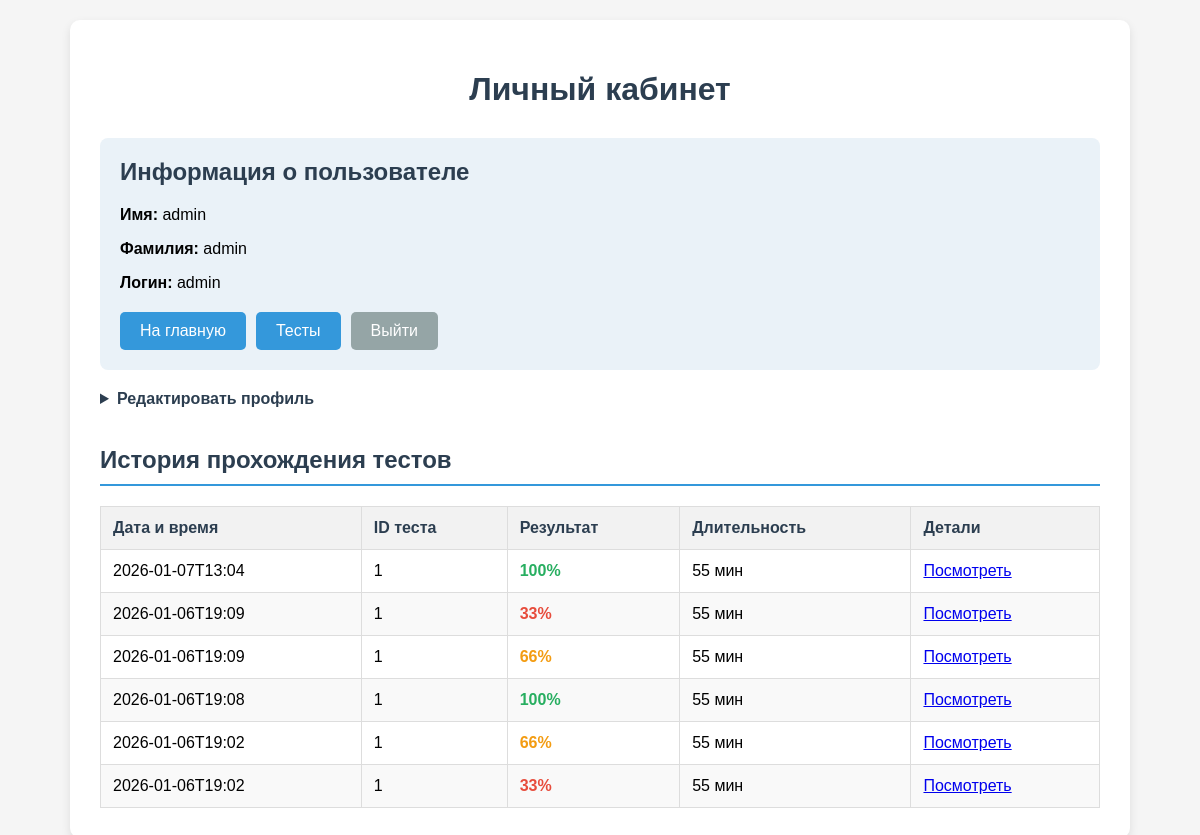
Screenshot of /profile (signed in) with the database file from the repository.
### tables this page shows
CREATE TABLE attempts (id INTEGER PRIMARY KEY AUTOINCREMENT, test_id INTEGER NOT NULL, user_id INTEGER NOT NULL, score INTEGER NOT NULL, answers TEXT NOT NULL, timestamp TEXT NOT NULL, time INTEGER);

CREATE TABLE tests (id INTEGER PRIMARY KEY AUTOINCREMENT, time INTEGER NOT NULL, attempts INTEGER NOT NULL, tasks_id TEXT NOT NULL, access_code TEXT, test_name TEXT);

### app.py (the view, shortened to what this page needs)
@app.route('/profile', methods=['GET', 'POST'])
def profile():
    if 'user_id' not in session or session['user_id'] == 0:
        flash('Войдите в систему', 'error')
        return redirect(url_for('login'))
    user_id = session['user_id']
    user = fetch_user(user_id)
    if not user:
        flash('Пользователь не найден', 'error')
        return redirect(url_for('login'))
    conn = sqlite3.connect(DB_PATH)
    cursor = conn.cursor()
    cursor.execute("SELECT attempts.id, attempts.test_id, attempts.score, attempts.timestamp, tests.time, tests.attempts FROM attempts JOIN tests ON attempts.test_id = tests.id WHERE attempts.user_id = ? ORDER BY attempts.timestamp DESC", (user_id,))
    attempts = cursor.fetchall()
    conn.close()
    user_info = session.get('user_info') or {'id': user['id'], 'username': user['username'], 'name': user['name'], 'surname': user['surname']}
    return render_template('profile.html', attempts=attempts, user=user_info)

### app.py (called while the page is built)
def fetch_user(user_id):
    try:
        conn = sqlite3.connect(DB_PATH)
        cur = conn.cursor()
        cur.execute("SELECT id, username, name, surname, password FROM users WHERE id = ?", (user_id,))
        row = cur.fetchone()
        conn.close()
        return {'id': row[0], 'username': row[1], 'name': row[2], 'surname': row[3], 'password': row[4]} if row else None
    except Exception:
        current_app.logger.exception("Ошибка получения пользователя")
        return None

### templates/profile.html (shortened to what this page needs)
<!DOCTYPE html>
<html lang="ru">
<head>
</head>
<body>
    <div class="container">
        <h1>Личный кабинет</h1>
        <div class="user-info">
            <h2>Информация о пользователе</h2>
            <p><strong>Имя:</strong> {{ user.name }}</p>
            <p><strong>Фамилия:</strong> {{ user.surname }}</p>
            <p><strong>Логин:</strong> {{ user.username }}</p>
            <div class="action-buttons">
                <a href="/" class="action-btn">На главную</a>
                <a href="/tests" class="action-btn">Тесты</a>
                <a href="{{ url_for('logout') }}" class="action-btn btn-secondary">Выйти</a>
            </div>
        </div>
        <details class="edit">
            <summary style="cursor:pointer; font-weight:bold; color:#2c3e50; margin-bottom:8px;">Редактировать профиль</summary>
        </details>
        <div class="history">
            <h2>История прохождения тестов</h2>
            {% if attempts %}
            <table>
                <thead>
                    <tr>
                        <th>Дата и время</th>
                        <th>ID теста</th>
                        <th>Результат</th>
                        <th>Длительность</th>
                        <th>Детали</th>
                    </tr>
                </thead>
                <tbody>
                    {% for attempt in attempts %}
                    <tr>
                        <td>{{ attempt[3][:16] }}</td>
                        <td>{{ attempt[1] }}</td>
                        <td class="result-cell
                            {% if attempt[2] >= 80 %}result-good
                            {% elif attempt[2] >= 50 %}result-medium
                            {% else %}result-bad
                            {% endif %}">
                            {{ attempt[2] }}%
                        </td>
                        <td>{{ attempt[4] }} мин</td>
                        <td>
                            <a href="{{ url_for('test_result', attempt_id=attempt[0]) }}">
                                Посмотреть
                            </a>
                        </td>
                    </tr>
                    {% endfor %}
                </tbody>
            </table>
            {% else %}
            <div class="no-history">
                Вы еще не прошли ни одного теста.
            </div>
            {% endif %}
        </div>
    </div>
</body>
</html>

### templates/profile.html (style rules this page uses)
body { font-family: Arial, sans-serif; background-color: #f5f5f5; margin: 0; padding: 20px; }
.container { max-width: 1000px; margin: 0 auto; background: white; padding: 30px; border-radius: 10px; box-shadow: 0 4px 10px rgba(0,0,0,0.1); }
h1 { color: #2c3e50; text-align: center; margin-bottom: 30px; }
.user-info { background-color: #eaf2f8; padding: 20px; border-radius: 8px; margin-bottom: 20px; }
.user-info h2 { margin-top: 0; color: #2c3e50; }
.history { margin-top: 30px; }
.history h2 { color: #2c3e50; border-bottom: 2px solid #3498db; padding-bottom: 10px; }
table { width: 100%; border-collapse: collapse; margin-top: 20px; }
th, td { border: 1px solid #ddd; padding: 12px; text-align: left; }
th { background-color: #f2f2f2; font-weight: bold; color: #2c3e50; }
tr:nth-child(even) { background-color: #f9f9f9; }
.result-cell { font-weight: bold; }
.result-good { color: #27ae60; }
.result-medium { color: #f39c12; }
.result-bad { color: #e74c3c; }
.action-buttons { display: flex; gap: 10px; margin-top: 20px; }
.action-btn { display: inline-block; padding: 10px 20px; background-color: #3498db; color: white; border: none; border-radius: 5px; text-decoration: none; cursor: pointer; text-align: center; }
.btn-secondary { background-color: #95a5a6; }
details.edit { margin-bottom: 18px; }

### rows the page displays
attempts: timestamp "2026-01-07T13:04", test "1", score "100", time "55"
attempts: timestamp "2026-01-06T19:09", test "1", score "33", time "55"
attempts: timestamp "2026-01-06T19:09", test "1", score "66", time "55"
attempts: timestamp "2026-01-06T19:08", test "1", score "100", time "55"
attempts: timestamp "2026-01-06T19:02", test "1", score "66", time "55"
attempts: timestamp "2026-01-06T19:02", test "1", score "33", time "55"

### other values shown
{{ user.name }} "admin"
{{ user.surname }} "admin"
{{ user.username }} "admin"
